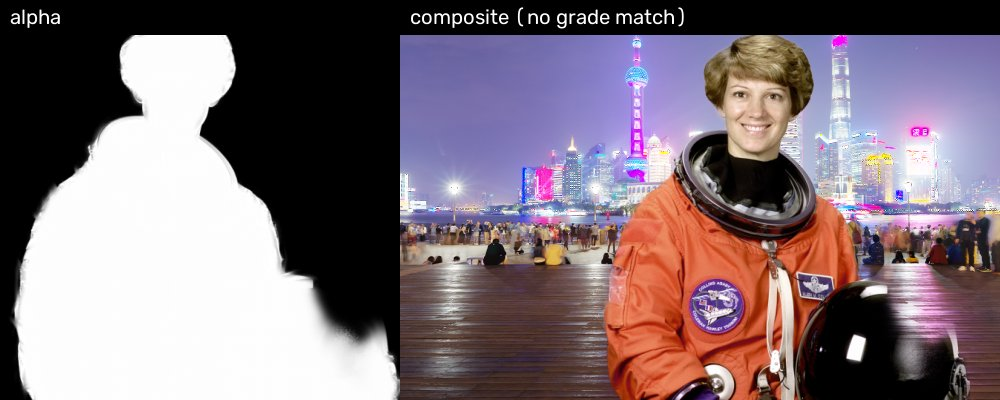
#> input picture Shanghai_Film/13_Project_Documentation/pipeline_test/05_matte_composite.jpg, 1000 x 400 px, given in place of longhua_clean.png, which was not available
$ python f6_transform_v5.py   (older library calls are emulated)
#> lines starting #> are read from the running program, lines starting #| are printed output that depends on the picture
### studio/lib/common.py
"""Shared helpers for the studio toolchain (run with /opt/studio/venv/bin/python)."""
from __future__ import annotations

import hashlib
import json
import os
import shutil
import subprocess
import sys
from pathlib import Path

REPO = Path(__file__).resolve().parents[2]
FILM = Path(os.environ.get("STUDIO_FILM", REPO / "Shanghai_Film"))
MODELS = Path(os.environ.get("STUDIO_MODELS", "/opt/studio/models"))
FFMPEG = shutil.which("ffmpeg") or "ffmpeg"
FFPROBE = shutil.which("ffprobe") or "ffprobe"
BLENDER = shutil.which("blender") or "/opt/studio/blender/blender"

# Delivery colour tags for SDR Rec.709 masters.
BT709_TAGS = ["-color_primaries", "bt709", "-color_trc", "bt709", "-colorspace", "bt709", "-color_range", "tv"]
# FFmpeg 7+ takes colour metadata from the frames, so the output flags above are ignored for untagged
# sources. Append this filter to every SDR output chain so files are tagged bt709/bt709/bt709 for real.
TAG709 = "setparams=color_primaries=bt709:color_trc=bt709:colorspace=bt709:range=tv"


# [10 lines left out: function run, not called in this run]


def ffmpeg(args: list, quiet: bool = True) -> subprocess.CompletedProcess:
    return run([FFMPEG, "-hide_banner", "-nostdin", "-y", *args], quiet=quiet)


def probe(path: str | Path) -> dict:
    p = run([FFPROBE, "-v", "error", "-print_format", "json", "-show_format", "-show_streams", str(path)])
    return json.loads(p.stdout)


def video_stream(info: dict) -> dict | None:
    return next((s for s in info.get("streams", []) if s.get("codec_type") == "video"), None)


def audio_stream(info: dict) -> dict | None:
    return next((s for s in info.get("streams", []) if s.get("codec_type") == "audio"), None)


def fps_of(stream: dict) -> float:
    num, den = stream.get("avg_frame_rate", "0/1").split("/")
    return float(num) / float(den) if float(den) else 0.0


# [13 lines left out: functions sha256, write_json, not called in this run]


def guided_filter(guide, src, radius: int = 8, eps: float = 1e-3):
    """Edge-aware guided filter (He et al. 2010), implemented with box filters.

    Self-contained because OpenCV 5's contrib build no longer exposes ximgproc.guidedFilter.
    guide: grey image (any dtype, scaled to 0..1); src: float32 map to filter.
    """
    import cv2
    import numpy as np
    I = guide.astype(np.float32)
    if I.max() > 1.0:
        I /= 255.0 if I.max() <= 255 else 65535.0
    p = src.astype(np.float32)
    k = (2 * radius + 1, 2 * radius + 1)
    box = lambda x: cv2.boxFilter(x, -1, k, borderType=cv2.BORDER_REFLECT)
    mI, mp = box(I), box(p)
    a = (box(I * p) - mI * mp) / (box(I * I) - mI * mI + eps)
    b = mp - a * mI
    return box(a) * I + box(b)

### Shanghai_Film/08_VFX_Compositing/feasibility/f6_transform_v5.py
"""Feasibility F6 v5: Longhua Pagoda -> Zhujiajiao pavilion, "water is the medium of time" (director's note D1).

The river rises; its reflection changes FIRST (the reflected pagoda becomes the pavilion, top tier first,
hidden by real ripples), then the solid building follows as one crisp SDF silhouette with real texture inside.
Guy-wires fade before the spire sinks. Mist is a thin band hugging the waterline (<= 0.25), never full-frame.
The pavilion's surroundings emerge out of that band. The camera lands with full frame coverage.

    python f6_transform_v5.py [--scale 0.5] [--frames 72]
Outputs (local): f6_strip_v5.jpg, f6_transform_v5.mp4
"""
import argparse
import subprocess
import sys
from pathlib import Path

import cv2
import numpy as np
from scipy.interpolate import RBFInterpolator

REPO = Path(__file__).resolve().parents[3]
F = Path(__file__).parent
sys.path.insert(0, str(REPO / "studio" / "lib"))
from common import guided_filter  # noqa: E402

ap = argparse.ArgumentParser()
ap.add_argument("--scale", type=float, default=0.5)
ap.add_argument("--frames", type=int, default=72)
ap.add_argument("--src-start", type=float, default=5.30)
a = ap.parse_args()
k = a.scale
OW, OH = int(1080 * k), int(1920 * k)

def ease(x):
    x = np.clip(x, 0, 1)
    return x * x * (3 - 2 * x)

# ---------------- sources
pag = cv2.imread(str(F / "longhua_clean.png")).astype(np.float32)
d = cv2.imread(str(F / "d_0909.png"), cv2.IMREAD_UNCHANGED).astype(np.float32) / 65535
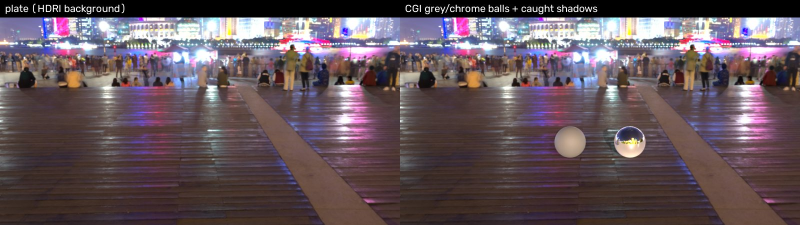
#> input picture Shanghai_Film/13_Project_Documentation/pipeline_test/06_blender_cgi_integration.jpg, 1600 x 450 px, given in place of d_0909.png, which was not available (shown at 1/2 size)
gA = cv2.cvtColor(pag.astype(np.uint8), cv2.COLOR_BGR2GRAY)
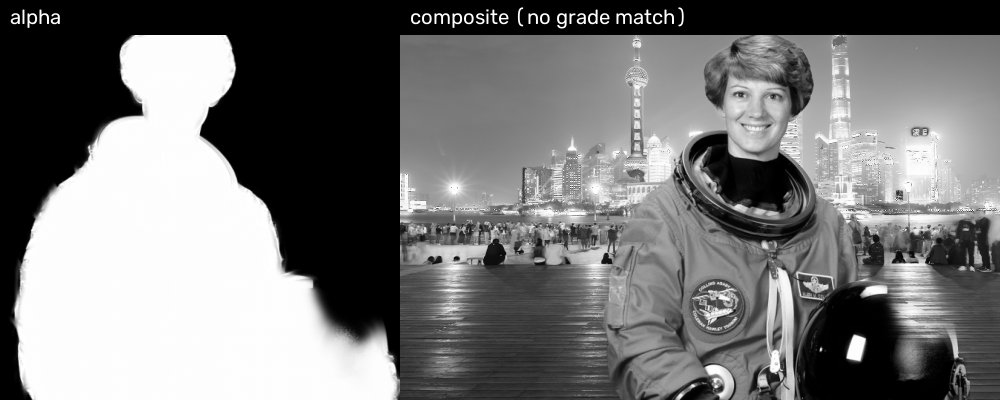
#> gA: shape (400, 1000); min 0, max 255, mean 117.7
matA = np.clip(guided_filter(gA, np.clip((d - 0.30) / 0.10, 0, 1), radius=4, eps=2e-4), 0, 1)
#> in guided_filter, `p = src.astype(np.float32)`: p: shape (450, 1600, 3) float32; every value is 0
#> in guided_filter, `mI, mp = box(I), box(p)`:
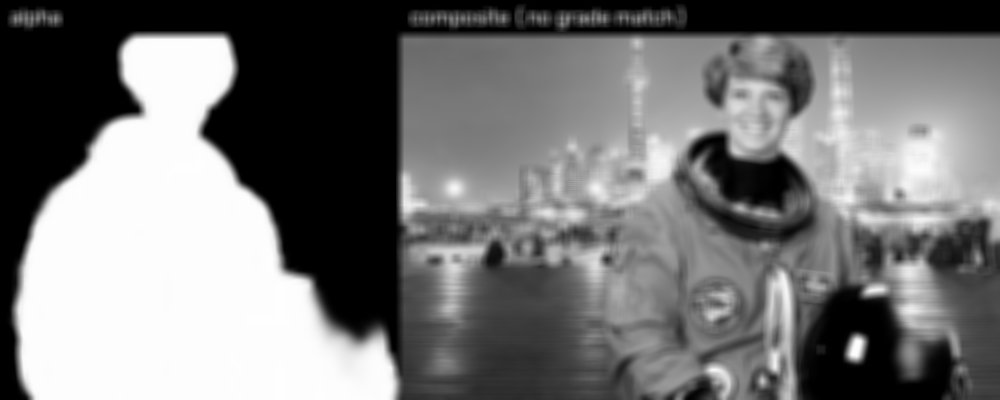
#> mI: shape (400, 1000) float32; min 0, max 0.997, mean 0.461
#> (the run stopped early here; a loop or call above may not have finished)
